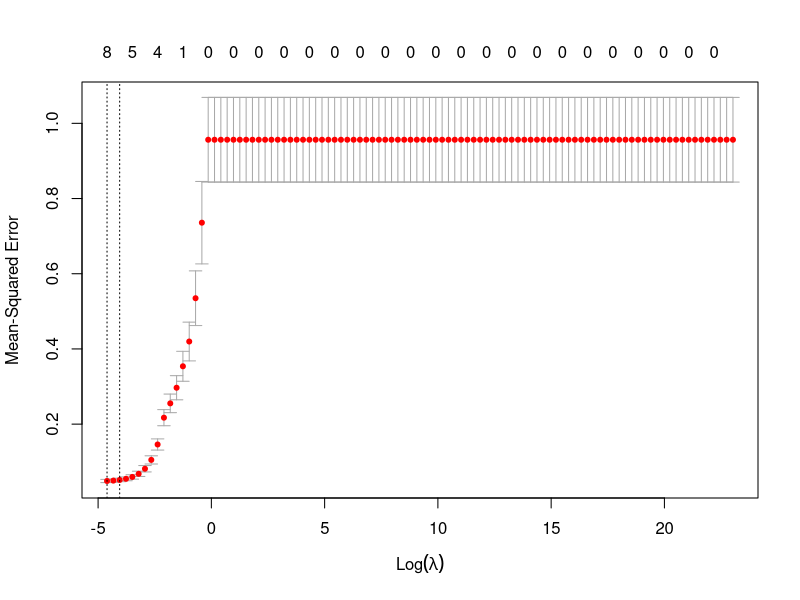

Write R code to recreate this figure.
library(glmnet)
scaled_data <- read.csv("data/scaled-credit.csv")[, -1]
training_data <- read.csv("data/training-credit.csv")[, -1]
test_data <- read.csv("data/test-credit.csv")[, -1]

set.seed (1234)
scaled_x = model.matrix(Balance ~ ., scaled_data)[,-1]
scaled_y = scaled_data$Balance
test_x = model.matrix(Balance ~ ., test_data)[,-1]
test_y = test_data$Balance
train_x = model.matrix(Balance ~ ., training_data)[,-1]
train_y = training_data$Balance
grid = 10^seq(10,-2,length=100)

lasso_mod = glmnet(train_x, train_y, alpha=1, lambda=grid)
cv_out = cv.glmnet(train_x, train_y, alpha=1, intercept=FALSE, standardize=FALSE, lambda=grid)

# Best lambda value
best_lambda = cv_out$lambda.min

# Save plot for cross-validation errors in terms of the tuning parameter (lambda)
png(filename="images/Lasso_MSE.png", width = 800, height = 600)
plot(cv_out)
dev.off()

# Calculate test values given the best lambda
lasso_pred = predict(lasso_mod, s = best_lambda, newx=test_x)

# Mean squared error for the test values
test_mse = mean((lasso_pred-test_y)^2)

# Refit the lasso model on the whole data set
lasso_out = glmnet(scaled_x, scaled_y, alpha=1, lambda=grid)

# Determine the coefficients given the best value of lambda
lasso_coef = predict(lasso_out,type="coefficients",s=best_lambda)[1:12,]

# Save cross validation output, best lambda, mse, and coefficients to RData file
save(cv_out, best_lambda, test_mse, lasso_coef, file="data/lasso.RData")

# Write best lambda and mse to a text file
sink("data/Lasso.txt")
lasso_coef
"TestMSE:"
test_mse
"Best Lambda:"
best_lambda
sink()

